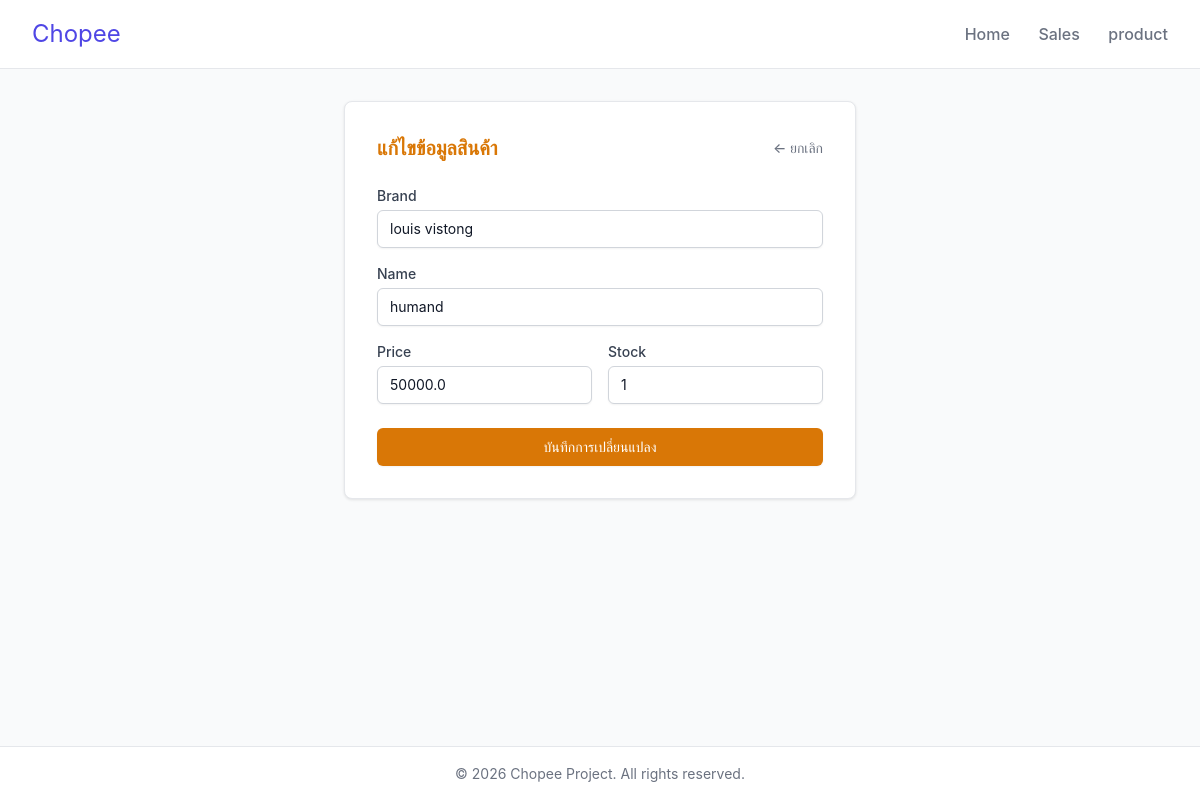
Screenshot of /product/update/7/ with the database file from the repository.
### chopee/models.py (models this page shows)
class Product(models.Model):
    brand = models.CharField(max_length=100)
    name = models.CharField(max_length=100)
    price = models.FloatField()
    stock = models.IntegerField()

### chopee/views.py (the view, shortened to what this page needs)
# urls.py: path('product/update/', product_update, name='update_empty'),
def product_update(request, pk=None):
    if pk is None:
        return redirect('list')
    p = get_object_or_404(Product, pk=pk)
    return render(request, 'product/update.html', {'product': p})

### chopee/templates/product/update.html (shortened to what this page needs)
{% extends 'menu.html' %}
{% block content %}
<div class="card max-w-lg mx-auto">
    <div class="flex justify-between items-center mb-6">
        <h2 class="text-xl font-bold text-amber-600">แก้ไขข้อมูลสินค้า</h2>
        <a href="{% url 'list' %}" class="text-sm font-medium text-gray-500 hover:text-gray-700">&larr; ยกเลิก</a>
    </div>
    <form method="POST" class="space-y-4">
        <div>
            <label for="brand" class="block text-sm font-medium text-gray-700">Brand</label>
            <input type="text" id="brand" name="brand" value="{{ product.brand }}" required
                   class="mt-1 block w-full rounded-md border border-gray-300 px-3 py-2 shadow-sm focus:border-indigo-500 focus:outline-none focus:ring-indigo-500 sm:text-sm">
        </div>
        <div>
            <label for="name" class="block text-sm font-medium text-gray-700">Name</label>
            <input type="text" id="name" name="name" value="{{ product.name }}" required
                   class="mt-1 block w-full rounded-md border border-gray-300 px-3 py-2 shadow-sm focus:border-indigo-500 focus:outline-none focus:ring-indigo-500 sm:text-sm">
        </div>
        <div class="grid grid-cols-2 gap-4">
            <div>
                <label for="price" class="block text-sm font-medium text-gray-700">Price</label>
                <input type="number" step="0.01" id="price" name="price" value="{{ product.price }}" required
                       class="mt-1 block w-full rounded-md border border-gray-300 px-3 py-2 shadow-sm focus:border-indigo-500 focus:outline-none focus:ring-indigo-500 sm:text-sm">
            </div>
            <div>
                <label for="stock" class="block text-sm font-medium text-gray-700">Stock</label>
                <input type="number" id="stock" name="stock" value="{{ product.stock }}" required
                       class="mt-1 block w-full rounded-md border border-gray-300 px-3 py-2 shadow-sm focus:border-indigo-500 focus:outline-none focus:ring-indigo-500 sm:text-sm">
            </div>
        </div>
        <div class="pt-2 flex space-x-3">
            <button type="submit"
                    class="w-full inline-flex justify-center rounded-md border border-transparent bg-amber-600 py-2 px-4 text-sm font-medium text-white shadow-sm hover:bg-amber-700 focus:outline-none focus:ring-2 focus:ring-amber-500">
                บันทึกการเปลี่ยนแปลง
            </button>
        </div>
    </form>
</div>
{% endblock %}

### chopee/templates/menu.html (style rules this page uses)
:root { --primary: #4F46E5; --primary-hover: #4338CA; --background: #F9FAFB; --text-main: #111827; --text-muted: #6B7280; --card-bg: #FFFFFF; --border: #E5E7EB; }
body { font-family: 'Inter', -apple-system, BlinkMacSystemFont, "Segoe UI", Roboto, sans-serif; background-color: var(--background); color: var(--text-main); margin: 0; padding: 0; display: flex; flex-direction: column; min-height: 100vh; }
.card { background-color: var(--card-bg); border: 1px solid var(--border); border-radius: 8px; padding: 2rem; box-shadow: 0 1px 3px rgba(0, 0, 0, 0.1); }
h2 { margin-top: 0; font-size: 1.75rem; }

### rows the page displays
Product: brand "louis vistong", name "humand", price "50000.0", stock "1"
